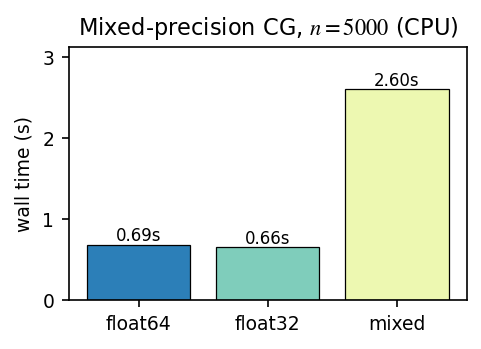

The Python source for this figure:
"""Mixed-precision CG demo on a 1D Laplacian (issue #118).

Builds K = D^T D (forward-difference) of size n=5000, cond ~ O(n^2) ~ 1e7,
then solves K x = b in three precision modes via cg_mixed_precision and
reports wall-time, residual, and error vs the float64 reference.
"""
from __future__ import annotations

import time
from pathlib import Path

import matplotlib
matplotlib.use("Agg")
import matplotlib.pyplot as plt
import numpy as np
import torch

from phast.mixed_precision_cg import cg_mixed_precision

plt.rcParams.update({
    "font.family": "serif",
    "font.serif": ["STIX"],
    "mathtext.fontset": "stix",
    "font.size": 9,
})


def build_laplacian(n: int, device: str = "cpu"):
    """Sparse 1D Laplacian K = D^T D with Dirichlet ends; SPD, cond ~ n^2."""
    idx_main = torch.arange(n)
    idx_off = torch.arange(n - 1)
    rows = torch.cat([idx_main, idx_off, idx_off + 1])
    cols = torch.cat([idx_main, idx_off + 1, idx_off])
    vals = torch.cat([2.0 * torch.ones(n), -torch.ones(n - 1), -torch.ones(n - 1)])
    indices = torch.stack([rows, cols])
    K64 = torch.sparse_coo_tensor(indices, vals.double(), (n, n)).coalesce().to(device)
    K32 = torch.sparse_coo_tensor(indices, vals.float(), (n, n)).coalesce().to(device)
    return K64, K32


def make_matvec(K64, K32):
    def matvec(v):
        K = K32 if v.dtype == torch.float32 else K64
        return torch.sparse.mm(K, v.unsqueeze(1)).squeeze(1)
    return matvec


def residual(K64, x, b):
    Kx = torch.sparse.mm(K64, x.double().unsqueeze(1)).squeeze(1)
    return float(torch.linalg.norm(Kx - b.double()).item())


def main():
    torch.manual_seed(0)
    n = 5000
    K64, K32 = build_laplacian(n)
    matvec = make_matvec(K64, K32)
    b = torch.randn(n, dtype=torch.float64)

    # Baseline truth (float64)
    t0 = time.perf_counter()
    x_ref, it_ref, conv_ref = cg_mixed_precision(
        matvec, b, tol=1e-10, max_iter=20000, precision="float64"
    )
    t_ref = time.perf_counter() - t0
    res_ref = residual(K64, x_ref, b)

    # float32 single-precision
    b32 = b.float()
    t0 = time.perf_counter()
    x_f32, it_f32, conv_f32 = cg_mixed_precision(
        matvec, b32, tol=1e-6, max_iter=20000, precision="float32"
    )
    t_f32 = time.perf_counter() - t0
    res_f32 = residual(K64, x_f32, b)
    err_f32 = float(torch.linalg.norm(x_f32.double() - x_ref).item())

    # mixed precision
    t0 = time.perf_counter()
    x_mix, it_mix, conv_mix = cg_mixed_precision(
        matvec, b, tol=1e-10, max_iter=20000, precision="mixed", max_refine=5
    )
    t_mix = time.perf_counter() - t0
    res_mix = residual(K64, x_mix, b)
    err_mix = float(torch.linalg.norm(x_mix - x_ref).item())
    err_ref = 0.0

    rows = [("float64", t_ref, it_ref, res_ref, err_ref, conv_ref),
            ("float32", t_f32, it_f32, res_f32, err_f32, conv_f32),
            ("mixed",   t_mix, it_mix, res_mix, err_mix, conv_mix)]
    print(f"Mixed-precision CG demo  (n={n}, cond~{4*(n+1)**2/np.pi**2:.2e})")
    print("-" * 76)
    print(f"{'precision':<10}{'time [s]':>10}{'iters':>8}{'||Kx-b||':>14}{'||x-x*||':>14}{'converged':>12}")
    print("-" * 76)
    for name, t, it, r, e, c in rows:
        print(f"{name:<10}{t:>10.4f}{it:>8d}{r:>14.3e}{e:>14.3e}{str(c):>12}")
    print("-" * 76)

    # Plot
    out_dir = Path(__file__).parent
    fig, ax = plt.subplots(figsize=(3.4, 2.4), dpi=150)
    names = [r[0] for r in rows]
    times = [r[1] for r in rows]
    colors = ["#2c7fb8", "#7fcdbb", "#edf8b1"]
    bars = ax.bar(names, times, color=colors, edgecolor="black", linewidth=0.6)
    for bar, t in zip(bars, times):
        ax.text(bar.get_x() + bar.get_width() / 2, bar.get_height(),
                f"{t:.2f}s", ha="center", va="bottom", fontsize=8)
    ax.set_ylabel("wall time (s)")
    ax.set_title(f"Mixed-precision CG, $n={n}$ (CPU)")
    ax.set_ylim(0, max(times) * 1.20)
    fig.tight_layout()
    png_path = out_dir / "mixed_precision_cg_demo.png"
    fig.savefig(png_path, dpi=150, bbox_inches="tight")
    plt.close(fig)
    sz = png_path.stat().st_size
    print(f"plot saved: {png_path}  ({sz/1024:.1f} kB)")


if __name__ == "__main__":
    main()
